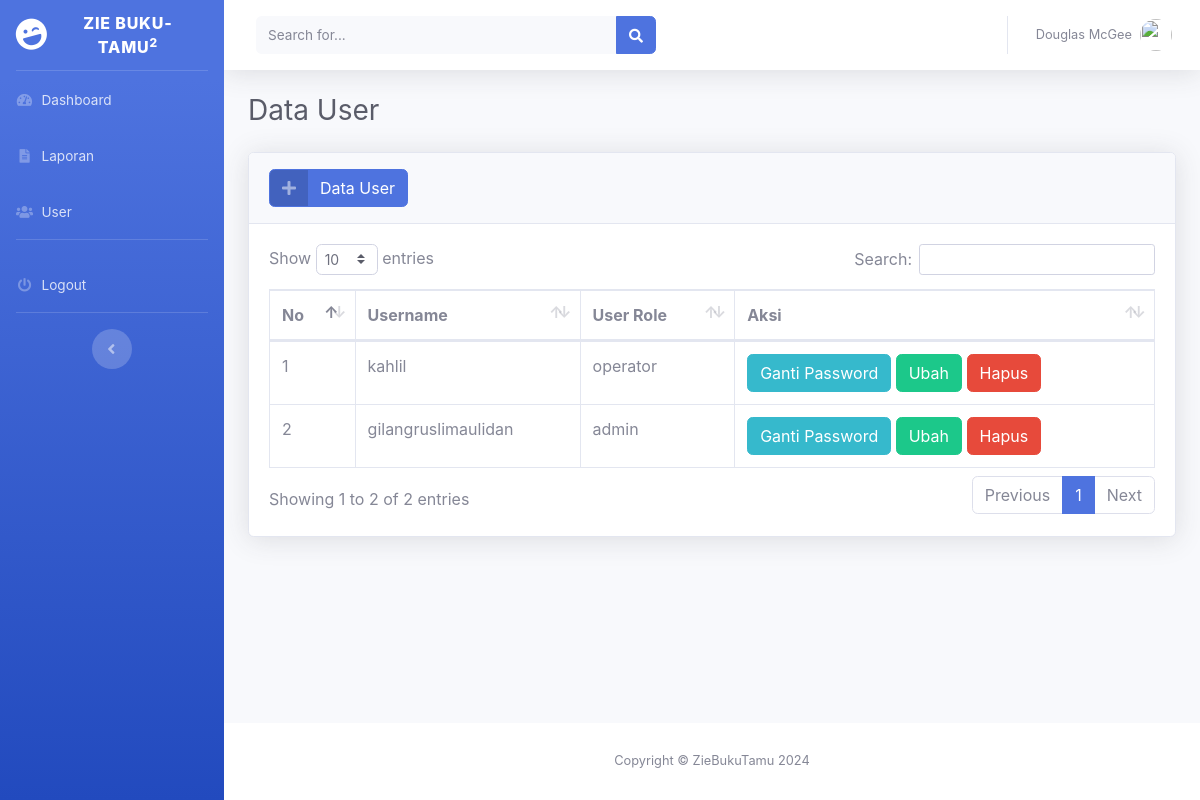
Screenshot of /user.php (signed in) with the database file from the repository.
### tables this page shows
CREATE TABLE `users` (
  `id_user` varchar(5) NOT NULL,
  `username` varchar(255) NOT NULL,
  `password` varchar(255) NOT NULL,
  `user_role` enum('admin','operator') NOT NULL
);

### function.php (called while the page is built, shortened)
<?php
require_once('koneksi.php');
function query($query)
{
    global $koneksi;
    $result = mysqli_query($koneksi, $query);
    $rows = [];
    while ($row = mysqli_fetch_assoc($result)) {
        $rows[] = $row;
    }
    return $rows;
}

### user.php (the view, shortened to what this page needs)
<?php
include_once('templates/header.php');
?>
<?php
include_once('templates/header.php');
require_once('function.php');
?>
<div class="container-fluid">
    <h1 class="h3 mb-4 text-gray-800">Data User</h1>
    <div class="card shadow mb-4">
        <div class="card-header py-3">
            <button type="button" class="btn btn-primary btn-icon-split"
                data-toggle="modal" data-target="#tambahModal">
                <span class="icon text-white-50">
                    <i class="fas fa-plus"></i>
                </span>
                <span class="text">Data User</span>
            </button>
        </div>
        <div class="card-body">
            <div class="table-responsive">
                <table class="table table-bordered" id="dataTable" width="100%" cellspacing="0">
                    <thead>
                        <tr>
                            <th>No</th>
                            <th>Username</th>
                            <th>User Role</th>
                            <th>Aksi</th>
                        </tr>
                    </thead>
                    <tbody>
                        <?php
                        $no = 1;
                        $users = query("SELECT * FROM users");
                        foreach ($users as $user) : ?>
                            <tr>
                                <td><?= $no++; ?></td>
                                <td><?= $user['username'] ?></td>
                                <td><?= $user['user_role'] ?></td>
                                <td>
                                    <button type="button" class="btn btn-info btn-icon-split" data-toggle="modal"
                                        data-target="#gantiPassword" data-id="<?= $user['id_user'] ?>">
                                        <span class="text">Ganti Password</span>
                                    </button>
                                    <a class="btn btn-success" href="edit-user.php?id=<?= $user['id_user'] ?>">Ubah</a>
                                    <a onclick="confirm('Apakah anda yakin ingin menghapus data ini?')" class="btn btn-danger"
                                        href="hapus-user.php?id=<?= $user['id_user'] ?>">Hapus</a>
                                </td>
                            </tr>
                        <?php endforeach; ?>
                    </tbody>
                </table>
            </div>
        </div>
    </div>
</div>
<?php
include_once('templates/footer.php');
?>

### rows the page displays
users: username "kahlil", user_role "operator"
users: username "gilangruslimaulidan", user_role "admin"
